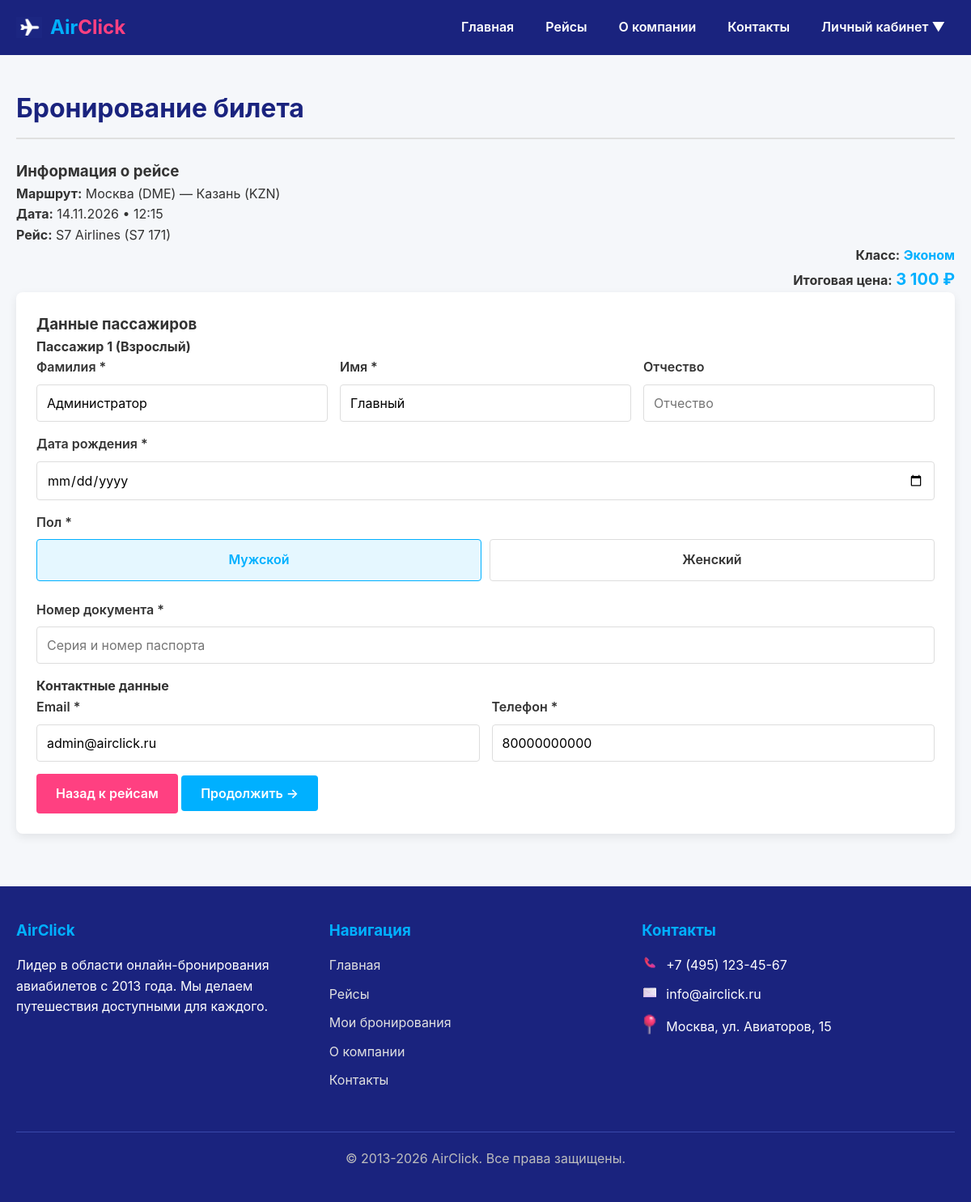
The page /booking.php?flight_id=113&class=economy&departure=2026-11-14 (signed in) on the database its author committed.
### tables this page shows
CREATE TABLE flights (
    id               INT PRIMARY KEY AUTO_INCREMENT,
    from_city        VARCHAR(100)   NOT NULL,
    to_city          VARCHAR(100)   NOT NULL,
    departure_time   CHAR(5)        NOT NULL,
    arrival_time     CHAR(5)        NOT NULL,
    duration         VARCHAR(20)    NOT NULL,
    duration_min     INT            NOT NULL,
    airline          VARCHAR(100)   NOT NULL,
    flight_number    VARCHAR(20)    NOT NULL,
    aircraft         VARCHAR(50)    NOT NULL,
    price            DECIMAL(10,2)  NOT NULL,
    stops            VARCHAR(100)   NULL,
    INDEX idx_from  (from_city),
    INDEX idx_to    (to_city),
    INDEX idx_price (price)
);

CREATE TABLE fare_classes (
    id          INT PRIMARY KEY AUTO_INCREMENT,
    code        ENUM('economy','business','first') NOT NULL UNIQUE,
    name        VARCHAR(50) NOT NULL,
    coefficient DECIMAL(4,2) NOT NULL DEFAULT 1.00
);

CREATE TABLE users (
    id          INT PRIMARY KEY AUTO_INCREMENT,
    login       VARCHAR(50)  NOT NULL UNIQUE,
    password    VARCHAR(255) NOT NULL,
    surname     VARCHAR(100) NOT NULL,
    name        VARCHAR(100) NOT NULL,
    patronymic  VARCHAR(100) NULL,
    phone       VARCHAR(15)  NOT NULL,
    email       VARCHAR(255) NOT NULL UNIQUE,
    passport    VARCHAR(30)  NULL,
    birth_date  DATE         NULL,
    gender      ENUM('male','female') NULL,
    created_at  TIMESTAMP DEFAULT CURRENT_TIMESTAMP,
    INDEX idx_login (login),
    INDEX idx_email (email)
);

### php/booking.php (called while the page is built, shortened)
<?php
require_once 'db.php';
$current_page = 'booking.php';
$flight_id = (int)($_GET['flight_id'] ?? 0);
$class = $_GET['class'] ?? 'economy';
$departure_date = $_GET['departure'] ?? date('Y-m-d');
$stmt = mysqli_prepare($connect, "SELECT surname, name, patronymic, phone, email, gender, birth_date, passport FROM users WHERE id = ?");
mysqli_stmt_bind_param($stmt, 'i', $_SESSION['user_id']);
mysqli_stmt_execute($stmt);
$user = mysqli_fetch_assoc(mysqli_stmt_get_result($stmt));
$sql = "SELECT f.*, (f.price * fc.coefficient) AS final_price, fc.name AS class_name
        FROM flights f
        JOIN fare_classes fc ON fc.code = ?
        WHERE f.id = ?";
$stmt = mysqli_prepare($connect, $sql);
mysqli_stmt_bind_param($stmt, 'si', $class, $flight_id);
mysqli_stmt_execute($stmt);
$flight = mysqli_fetch_assoc(mysqli_stmt_get_result($stmt));
?>

### booking.php (the view, shortened to what this page needs)
<?php
require_once 'php/booking.php';
?>
<!DOCTYPE html>
<html lang="ru">
<head>
    <link rel="stylesheet" href="css/style.css">
</head>
<body>
    <header>
        <a href="index.php" class="logo">
            <img src="img/logo-plane.png" alt="AirClick" class="logo-img">
            <span>Air</span><span>Click</span>
        </a>
        <nav>
            <ul>
                <li><a href="index.php" class="<?= $current_page == 'index.php' ? 'active' : '' ?>">Главная</a></li>
                <li><a href="flights.php" class="<?= $current_page == 'flights.php' ? 'active' : '' ?>">Рейсы</a></li>
                <li><a href="about.php" class="<?= $current_page == 'about.php' ? 'active' : '' ?>">О компании</a></li>
                <li><a href="contacts.php" class="<?= $current_page == 'contacts.php' ? 'active' : '' ?>">Контакты</a></li>
                <?php if (isset($_SESSION['user_id'])): ?>
                    <li class="nav-dropdown">
                        <a href="#" class="nav-dropbtn">Личный кабинет ▼</a>
                    </li>
                <?php else: ?>
                    <li><a href="authy.php" class="<?= $current_page == 'authy.php' ? 'active' : '' ?>">Вход</a></li>
                    <li><a href="reg.php" class="<?= $current_page == 'reg.php' ? 'active' : '' ?>">Регистрация</a></li>
                <?php endif; ?>
            </ul>
        </nav>
    </header>
        <main>
        <h1 class="page-title">Бронирование билета</h1>
        <div class="flight-summary">
            <h3>Информация о рейсе</h3>
            <div class="flight-details">
                <div class="flight-info">
                    <p><strong>Маршрут:</strong> <?= htmlspecialchars($flight['from_city']) ?> — <?= htmlspecialchars($flight['to_city']) ?></p>
                    <p><strong>Дата:</strong> <?= date('d.m.Y', strtotime($departure_date)) ?> • <?= $flight['departure_time'] ?></p>
                    <p><strong>Рейс:</strong> <?= htmlspecialchars($flight['airline']) ?> (<?= htmlspecialchars($flight['flight_number']) ?>)</p>
                </div>
                <div class="flight-info" style="text-align: right;">
                    <p><strong>Класс:</strong> <span style="color: #00b0ff; font-weight: bold;"><?= htmlspecialchars($flight['class_name']) ?></span></p>
                    <p><strong>Итоговая цена:</strong> <span style="color: #00b0ff; font-weight: bold; font-size: 20px;"><?= number_format($flight['final_price'], 0, '', ' ') ?> ₽</span></p>
                </div>
            </div>
        </div>
        <div class="card">
            <h3 class="section-title">Данные пассажиров</h3>
            <form id="booking-form" action="php/create_booking.php" method="POST">
                <div class="passenger-form">
                    <div class="passenger-header"><h4>Пассажир 1 (Взрослый)</h4></div>
                    <div class="form-row">
                        <div class="form-group form-col">
                            <label>Фамилия *</label>
                            <input type="text" name="surname" value="<?= htmlspecialchars($user['surname'] ?? '') ?>" placeholder="Фамилия" required>
                        </div>
                        <div class="form-group form-col">
                            <label>Имя *</label>
                            <input type="text" name="name" value="<?= htmlspecialchars($user['name'] ?? '') ?>" placeholder="Имя" required>
                        </div>
                        <div class="form-group form-col">
                            <label>Отчество</label>
                            <input type="text" name="patronymic" value="<?= htmlspecialchars($user['patronymic'] ?? '') ?>" placeholder="Отчество">
                        </div>
                    </div>
                    <div class="form-row-spaced">
                        <div class="form-group form-col">
                            <label>Дата рождения *</label>
                            <input type="date" name="birth_date" value="<?= htmlspecialchars($user['birth_date'] ?? '') ?>" required>
                        </div>
                        <div class="form-group form-col">
                            <label>Пол *</label>
                            <div class="radio-group">
                                <label class="radio-box">
                                    <span>Мужской</span>
                                </label>
                                <label class="radio-box">
                                    <span>Женский</span>
                                </label>
                            </div>
                        </div>
                        <div class="form-group form-col">
                            <label>Номер документа *</label>
                            <input type="text" name="document" value="<?= htmlspecialchars($user['passport'] ?? '') ?>" placeholder="Серия и номер паспорта" required>
                        </div>
                    </div>
                </div>
                <div class="passenger-form form-section-spaced">
                    <div class="passenger-header"><h4>Контактные данные</h4></div>
                    <div class="form-row">
                        <div class="form-group form-col">
                            <label>Email *</label>
                            <input type="email" name="email" value="<?= htmlspecialchars($user['email'] ?? '') ?>" placeholder="example@mail.ru" required>
                        </div>
                        <div class="form-group form-col">
                            <label>Телефон *</label>
                            <input type="tel" name="phone" value="<?= htmlspecialchars($user['phone'] ?? '') ?>" placeholder="+7 (___) ___-__-__" required>
                        </div>
                    </div>
                </div>
                <div class="form-actions">
                    <a href="flights.php?from=<?= urlencode($flight['from_city']) ?>&to=<?= urlencode($flight['to_city']) ?>&departure=<?= urlencode($departure_date) ?>&class=<?= urlencode($class) ?>" class="btn btn-secondary">Назад к рейсам</a>
                    <button type="submit" class="btn">Продолжить →</button>
                </div>
            </form>
        </div>
    </main>
    <footer>
        <div class="footer-section">
            <h3>AirClick</h3>
            <p>Лидер в области онлайн-бронирования авиабилетов с 2013 года. Мы делаем путешествия доступными для каждого.</p>
        </div>
        <div class="footer-section">
            <h3>Навигация</h3>
            <ul>
                <li><a href="index.php">Главная</a></li>
                <li><a href="flights.php">Рейсы</a></li>
                <?php if (isset($_SESSION['user_id'])): ?>
                    <li><a href="my-bookings.php">Мои бронирования</a></li>
                <?php endif; ?>
                <li><a href="about.php">О компании</a></li>
                <li><a href="contacts.php">Контакты</a></li>
            </ul>
        </div>
        <div class="footer-section">
            <h3>Контакты</h3>
            <div class="">
                <div class="contact-info">
                    <span><img src="img/icon-phone.png" alt="Телефон" class="footer-icon"></span>
                    +7 (495) 123-45-67
                </div>
                <div class="contact-info">
                    <span><img src="img/icon-email.png" alt="Email" class="footer-icon"></span>
                    info@airclick.ru
                </div>
                <div class="contact-info">
                    <span><img src="img/icon-location.png" alt="Адрес" class="footer-icon"></span>
                    Москва, ул. Авиаторов, 15
                </div>
            </div>
        </div>
        <div class="copyright">
            <p>&copy; 2013-2026 AirClick. Все права защищены.</p>
        </div>
    </footer>
</body>
</html>

### css/style.css (style rules this page uses)
* { margin: 0; padding: 0; box-sizing: border-box; font-family: -apple-system, BlinkMacSystemFont, 'Segoe UI', Roboto, sans-serif; }
body { display: flex; flex-direction: column; min-height: 100vh; background-color: #f5f7fa; color: #333; line-height: 1.6; }
main { flex: 1; padding: 40px max(20px, calc((100% - 1260px) / 2)); animation: fadeUp .4s ease-out; }
.card { background: #fff; border-radius: 8px; box-shadow: 0 4px 12px rgba(0, 0, 0, .08); padding: 25px; margin-bottom: 25px; min-width: 400px; }
.form-row { display: flex; flex-wrap: wrap; gap: 15px; }
.form-col { flex: 1; min-width: 200px; }
.form-group { margin-bottom: 15px; }
.form-group label { display: block; margin-bottom: 8px; font-weight: 600; color: #333; }
.form-group input, .form-group select, .form-group textarea { width: 100%; padding: 12px; border: 1px solid #ddd; border-radius: 4px; font-size: 16px; transition: border-color .3s; }
.radio-group { display: flex; gap: 10px; }
.radio-box { flex: 1; position: relative; cursor: pointer; }
.radio-box span { display: block; padding: 12px; text-align: center; border: 1px solid #ddd; border-radius: 4px; background: #fff; transition: all .3s; }
.radio-box input:checked + span { border-color: #00b0ff; background: rgba(0, 176, 255, .1); color: #00b0ff; font-weight: 600; }
.btn { display: inline-block; padding: 12px 24px; background: #00b0ff; color: #fff; border: none; border-radius: 4px; font-size: 16px; font-weight: 600; cursor: pointer; text-decoration: none; text-align: center; transition: background .3s; }
.btn-secondary { background: #ff4081; }
header { display: flex; justify-content: space-between; align-items: center; background: #1a237e; padding: 15px max(20px, calc((100% - 1260px) / 2)); position: sticky; top: 0; z-index: 100; }
.logo { display: flex; align-items: center; font-size: 24px; font-weight: 700; text-decoration: none; color: #fff; }
.logo img { width: 32px; margin-right: 10px; }
.logo span:first-of-type { color: #00b0ff; }
.logo span:last-of-type { color: #ff4081; }
nav ul { display: flex; list-style: none; gap: 15px; }
nav a { text-wrap: nowrap; color: #fff; text-decoration: none; font-weight: 600; padding: 8px 12px; border-radius: 4px; transition: .3s; }
.nav-dropdown { position: relative; }
footer { display: flex; flex-wrap: wrap; background: #1a237e; color: #fff; padding: 40px max(20px, calc((100% - 1260px) / 2)); }
.footer-section { flex: 1; min-width: 250px; margin-bottom: 20px; }
.footer-section h3 { color: #00b0ff; margin-bottom: 15px; }
.footer-section ul { list-style: none; }
.footer-section ul li { margin-bottom: 10px; }
.footer-section a { color: #e0e0e0; text-decoration: none; }
.contact-info { display: flex; align-items: center; margin-bottom: 10px; gap: 10px; }
.footer-icon { width: 20px; }
.copyright { flex-basis: 100%; text-align: center; padding-top: 20px; margin-top: 20px; border-top: 1px solid #3949ab; color: #bdbdbd; }
.page-title { color: #1a237e; margin-bottom: 25px; padding-bottom: 10px; border-bottom: 2px solid #e0e0e0; }

### rows shown on the page
flights: from_city "Москва (DME)", to_city "Казань (KZN)", departure_time "12:15", airline "S7 Airlines", flight_number "S7 171", fare_classes.name "Эконом"
users: surname "Администратор", name "Главный", email "admin@airclick.ru", phone "80000000000"

### other values the page prints
date('d.m.Y', strtotime($departure_date)) "14.11.2026"
$flight['final_price'] "3 100"
